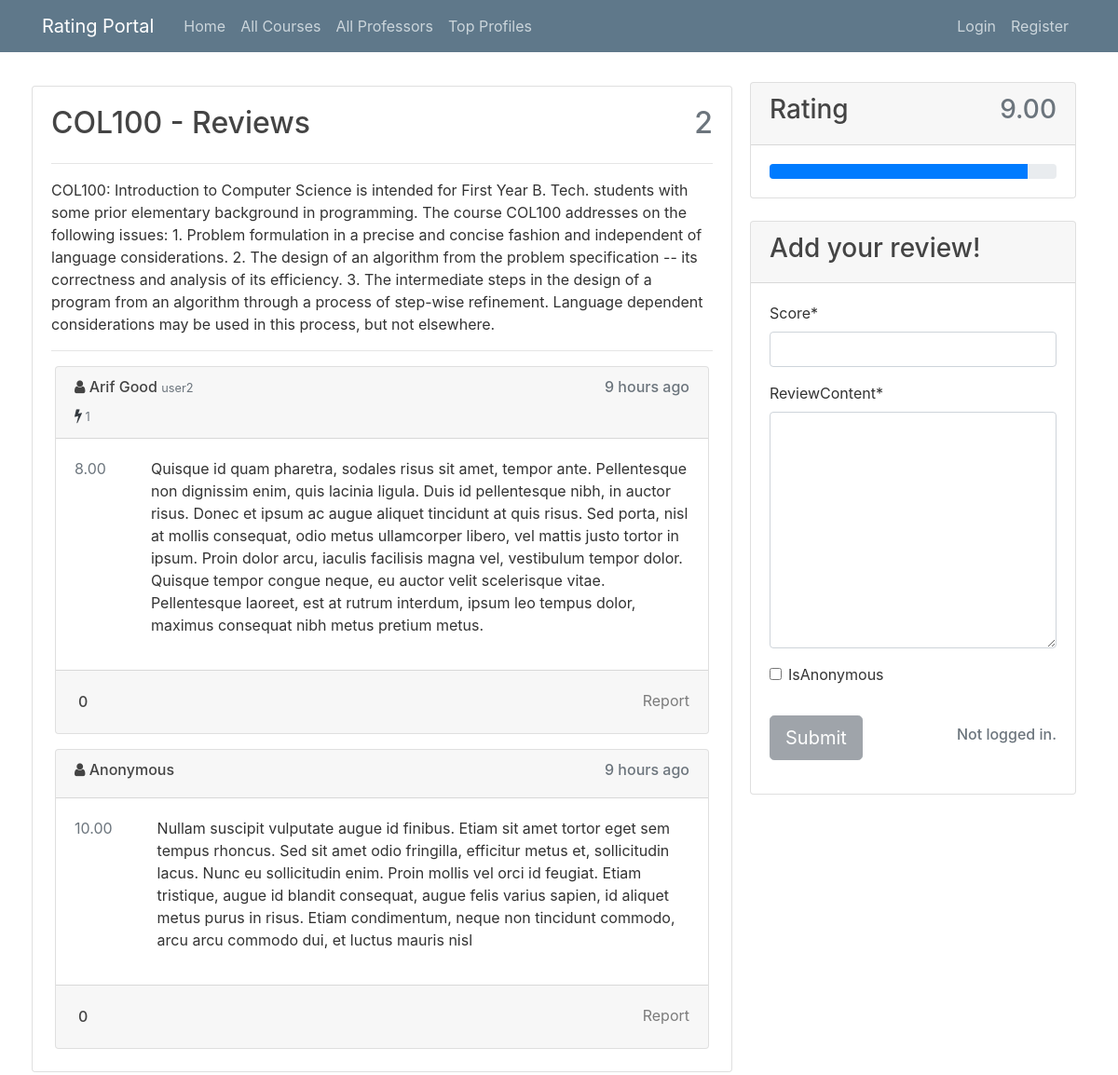
The app's page /course/1/ with its own data.
### courses/models.py (models this page shows)
class Course(models.Model):
    TYPE_OF_PAGE=[('c','Course'),('p','Professor')]
    courseName = models.CharField(max_length=120)
    rating = models.DecimalField(decimal_places=2,max_digits=4,default=-1)
    noOfReviews = models.IntegerField(default=0)
    courseDescription = models.TextField(default='')
    pageType = models.CharField(
        max_length=1,
        choices=TYPE_OF_PAGE,
        default='c',
        )
    class Meta:
        ordering = ['courseName']

### review/models.py (models this page shows, shortened)
class Review(models.Model):
    score = models.DecimalField(decimal_places=2,max_digits=4)
    reviewContent = models.TextField()
    courseName = models.CharField(max_length=120)
    courseID = models.IntegerField()
    dateAdded = models.DateTimeField(auto_now=False, auto_now_add=True)
    author = models.ForeignKey(User, on_delete= models.CASCADE,related_name='reviews_written')
    isAnonymous = models.BooleanField(default=False)
    class Meta:
        ordering =['-dateAdded']
    def flaggers(self):
        return [u.reporter for u in self.flags.all()]

class Like(models.Model):
    review = models.OneToOneField(Review, related_name="likes", on_delete=models.CASCADE)
    users = models.ManyToManyField(User, related_name='reviewLikes')
    dateAdded = models.DateTimeField(auto_now_add=True)

class Dislike(models.Model):
    review = models.OneToOneField(Review, related_name="dislikes", on_delete=models.CASCADE)
    users = models.ManyToManyField(User, related_name='reviewDislikes')
    dateAdded = models.DateTimeField(auto_now_add=True)

### users/models.py (models this page shows)
class CustomUserModel(models.Model):
    user = models.OneToOneField(User, on_delete=models.CASCADE,)
    bannedTill = models.DateTimeField(auto_now=False, auto_now_add=False)
    def getTotalScore(self):
        count = 0
        for review in self.user.reviews_written.all():
            try:
                count+=review.likes.users.count()-review.dislikes.users.count()
            except Review.likes.RelatedObjectDoesNotExist as identifier:
                continue
        return count

### courses/views.py (the view, shortened to what this page needs)
# urls.py: path("course/<int:courseID>/", courseViews.courseView, name="course"),
def courseView(request, courseID):
    course = Course.objects.get(id=courseID)
    courseName = course.courseName
    reviews, rating = recheckRatingsFor(courseName)
    courseList = list(Course.objects.all())
    if courseID not in [c.id for c in courseList]:
        raise Http404("No such Course")
    new_comment = None
    comment_form = CommentForm(initial={"author": request.user})
    return render(
        request,
        "courses/coursePage.html",
        {
            "reviews": reviews,
            "courseName": course.courseName,
            "courseDescription": course.courseDescription,
            "rating": rating,
            "commentForm": comment_form,
            'currentView':'course',
        },
    )

### review/forms.py (shortened to what this page needs)
class CommentForm(forms.ModelForm):
    class Meta:
        model = Review
        fields = ("score", "reviewContent","isAnonymous")

### courses/views.py (called while the page is built)
def recheckRatingsFor(courseName):
    reviews = getAllOf("review")
    reviews = list(filter(lambda x: x.courseName == courseName, reviews))
    if len(reviews) == 0:
        return [], "Unrated"
    rating = round(sum(x.score for x in reviews) / len(reviews), 2)
    return reviews, rating

def getAllOf(name):
    if name == "review":
        return Review.objects.all()
    elif name == "course":
        return list(Course.objects.filter(pageType='c').distinct())
    elif name == "professor":
        return list(Course.objects.filter(pageType='p').distinct())

### review/templatetags/customFilters.py (called while the page is built)
@register.filter
def subtract(value,args):
    if value=='':
        value=0
    if args=='':
        args=0
    return int(value)-int(args)

### courses/templates/courses/coursePage.html (shortened to what this page needs)
{% extends "users/base.html" %}
{% load crispy_forms_tags %}
{% load humanize %}
{% block content %}
<div class="card-body ">
    <div class="d-flex justify-content-between">
        <h2>{{courseName}} - Reviews</h2>
        <h2 class="text-muted">{{reviews|length}}</h2>
    </div>
    <hr>
    <p class="card-text">{{courseDescription}}</p>
    <hr>
    {% for review in reviews %}
    {% include "review/review.html" %}
    {%empty%}
    <h5>No reviews yet.</h5>
    {% endfor %}
</div>
{% endblock content %}
{% block sidebar %}
<div class="col-md-4 mt-2">
    <div class="card mb-2">
        <div class="card-header">
            <div class="d-flex justify-content-between">
                <h3>Rating</h3>
                <h3 class="text-muted">{{rating}}</h3>
            </div>
        </div>
        <div class="card-body">
            <div class="progress">
                <div class="progress-bar" role="progressbar" style="width: {% widthratio rating 1 10 %}%"
                    aria-valuenow="{% widthratio rating 1 10 %}" aria-valuemin="0" aria-valuemax="100"></div>
            </div>
        </div>
    </div>
    <div class="card mt-4">
        <div class="card-header">
            <h3>Add your review!</h3>
        </div>
        <div class="card-body">
            <form method="POST">
                <fieldset class='form-group'>
                    {{ commentForm|crispy }}
                </fieldset>
                <div class="form-group">
                    {% if user.is_authenticated %}
                    <button class="btn btn-outline-primary" type="submit">Submit</button>
                    {%else%}
                    <div class="d-flex justify-content-between form-inline">
                        <button type="button" class="btn btn-secondary btn-lg" disabled>Submit</button>
                        <h6 class="text-muted">Not logged in.</h6>
                    </div>
                    {% endif %}
                </div>
            </form>
        </div>
    </div>
</div>
{% endblock sidebar %}

### review/templates/review/review.html (shortened to what this page needs)
{% load humanize %}
{% load customFilters %}
{% if currentView == 'profile' and review.isAnonymous and review.author != request.user and not request.user.is_superuser %}
{%else%}
<div class="card m-1 mt-3">
    <div class="card-header">
        <div class="d-flex justify-content-between">
            {% if currentView != 'profile' %}
            {% if review.isAnonymous %}
              {% if review.author == request.user or request.user.is_superuser %}
                <a class="card-link text-dark" href="{%url 'profile' profileOwner=review.author.username%}">
                    <h6><i class="fa fa-user"></i> {{review.author.first_name}} {{review.author.last_name}} <small class="text-muted">{{review.author.username}}</small> </h6>
                    <i class="fa fa-bolt"></i><small class="text-muted text-primary" > {{review.author.customusermodel.getTotalScore}}</small>
                </a>
              {%else%}
                <a class="card-link text-dark"">
                    <h6><i class="fa fa-user"></i> Anonymous</h6>
                </a>
              {% endif %}
            {%else%}
            <a class="card-link text-dark" href="{%url 'profile' profileOwner=review.author.username%}">
                <h6><i class="fa fa-user"></i> {{review.author.first_name}} {{review.author.last_name}} <small class="text-muted">{{review.author.username}}</small> </h6>
                <i class="fa fa-bolt"></i><small class="text-muted text-primary" > {{review.author.customusermodel.getTotalScore}}</small>
            </a>
            {% endif %}
            {% endif %}
            <h6 class="text-muted">{{review.dateAdded|naturaltime}}</h6>
        </div>
    </div>
    <div class="card-body">
        <div class="d-flex justify-content-between">
            <span class="text-secondary">
                {{review.score}}
            </span>
            <p class="ml-5">
                {{review.reviewContent}}
            </p>
        </div>
    </div>
    <div class="card-footer text-right ">
        <div class="d-flex justify-content-between">
            <form method="post" class="form-inline">
                <h6 class="text-weight-bold mt-2 p-1">
                    {{review.likes.users.count|subtract:review.dislikes.users.count}}
                </h6>
            </form>
            {% if currentView == 'all' %}
                {% if user.is_superuser %}
                <a href="{%url 'reportAction' review.id%}" class="card-link text-black-50">Take Action</a>
                {%endif%}
            {% else %}
                {% if user.is_superuser %}
                <a class="card-link text-black-50 mt-2"
                    href="{% url 'delete' reviewID=review.id %}?next={{request.path}}">Delete</a>
                {% else %}
                {% if user.get_username == review.author.username%}
                <a class="card-link text-black-50 mt-2"
                    href="{% url 'delete' reviewID=review.id %}?next={{request.path}}">Delete</a>
                {% else %}
                {% if user.get_username in review.flaggers %}
                <a class="card-link text-black-50 mt-2">Reported</a>
                {%else%}
                <a class=" card-link text-black-50 mt-2"
                    href="{% url 'report' reviewID=review.id%}?next={{request.path}}">Report</a>
                {% endif %}
                {% endif %}
                {% endif %}
            {% endif %}
        </div>
    </div>
</div>
{% endif %}

### users/static/main.css (style rules this page uses)
body { background: white; color: #333333; margin-top: 5rem; }
h1, h2, h3, h4, h5, h6 { color: #444444; }

### records on screen
Course: courseName "COL100", courseDescription "COL100: Introduction to Computer Science is intended for First Year B. Tech. students with some prior elementary background in programming. The course COL100 addresses on the following issues: 1. Problem formulation in a precise and concise fashion and independent of language considerations. 2. The design of an algorithm from the problem specification -- its correctness and analysis of its efficiency. 3. The intermediate steps in the design of a program from an algorithm through a process of step-wise refinement. Language dependent considerations may be used in this process, but not elsewhere."
Review: author.first_name "Arif", author.last_name "Good", author.username "user2", author.customusermodel.getTotalScore "1", dateAdded "9 hours ago", score "8.00", reviewContent "Quisque id quam pharetra, sodales risus sit amet, tempor ante. Pellentesque non dignissim enim, quis lacinia ligula. Duis id pellentesque nibh, in auctor risus. Donec et ipsum ac augue aliquet tincidunt at quis risus. Sed porta, nisl at mollis consequat, odio metus ullamcorper libero, vel mattis justo tortor in ipsum. Proin dolor arcu, iaculis facilisis magna vel, vestibulum tempor dolor. Quisque tempor congue neque, eu auctor velit scelerisque vitae. Pellentesque laoreet, est at rutrum interdum, ipsum leo tempus dolor, maximus consequat nibh metus pretium metus.", likes.users.count|subtract "0"
Review: isAnonymous True (drawn), dateAdded "9 hours ago", score "10.00", reviewContent "Nullam suscipit vulputate augue id finibus. Etiam sit amet tortor eget sem tempus rhoncus. Sed sit amet odio fringilla, efficitur metus et, sollicitudin lacus. Nunc eu sollicitudin enim. Proin mollis vel orci id feugiat. Etiam tristique, augue id blandit consequat, augue felis varius sapien, id aliquet metus purus in risus. Etiam condimentum, neque non tincidunt commodo, arcu arcu commodo dui, et luctus mauris nisl", likes.users.count|subtract "0"

### other values on screen
{{ reviews|length }} "2"
{{ rating }} "9.00"
